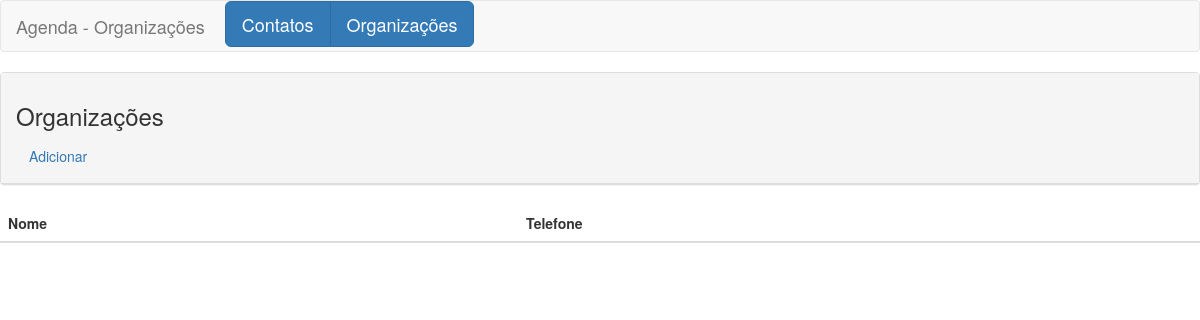
The page /organizacoes.php on the database as committed earlier.
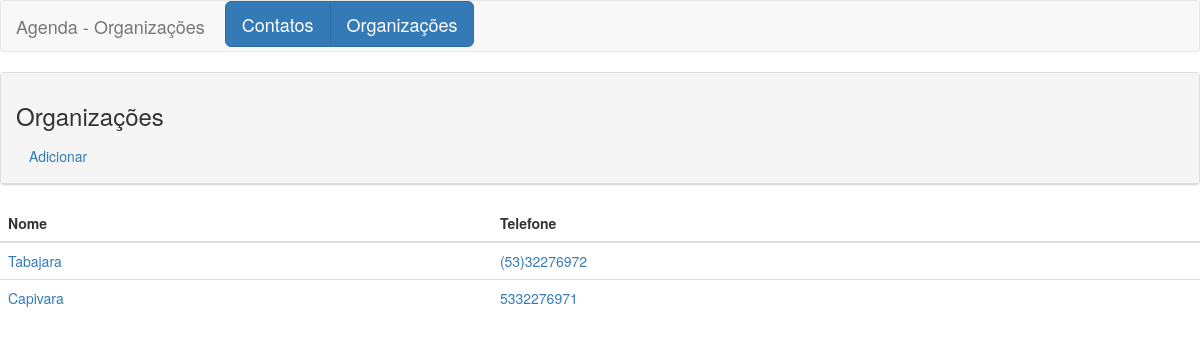
The same page on the database as committed later.
### tables this page shows
CREATE TABLE `organizacoes` (
  `cod` bigint(20) UNSIGNED NOT NULL,
  `nome` varchar(60) NOT NULL,
  `telefone` varchar(14) NOT NULL
);

### organizacoes.php (the view)
<?php
$title="Organizações";
require_once 'header.php';
?>
<div class="row col-md-12">
</div>
<div class="panel panel-default">
	<div class="panel-heading">
		<h3><?php echo 	$title ?></h3>
		<a href="novo_organizacao.php" class="btn btn-md-primary">Adicionar</a>
	</div>
</div>
<table class="table table-stripped">
	<thead>
		<tr>
			<th>Nome</th>
			<th>Telefone</th>
		</tr>
	</thead>
	<tbody>
		<?php
		$consulta = $con->query("SELECT * FROM organizacoes;");
		while ($linha = $consulta->fetch(PDO::FETCH_ASSOC)) {
			?>
			<tr>
				<td>
					<a href="edita_organizacao.php?c=<?php echo $linha['cod'] ?>">
						<?php echo $linha['nome'] ?>
					</a>
				</td>
				<td>
					<a href="edita_organizacao.php?c=<?php echo $linha['cod'] ?>">
						<?php echo $linha['telefone'] ?>
					</a>
				</td>
			</tr>
			<?php } ?>
		</tbody>
	</table>
	<?php
	require_once 'footer.php';
	?>

### header.php (shortened to what this page needs)
<!DOCTYPE html>
<html lang="pt-br">
<head>
	<link href="http://maxcdn.bootstrapcdn.com/bootstrap/3.3.4/css/bootstrap.min.css" rel="stylesheet">
</head>
<body>
<div class="content">
<div class="navbar navbar-default">
	<div class="navbar-header">
		<a href="#" class="navbar-brand ">
			Agenda - <?php echo $title ?>
		</a>
	</div>
	<div class="btn-toolbar">
		<div class="btn-group-lg btn-group">
			<a href="index.php" class="btn btn-primary">Contatos</a>
			<a href="organizacoes.php" class="btn btn-primary ">Organizações</a>
		</div>
	</div>
</div>

### footer.php (shortened to what this page needs)
</div>
</body>
</html>

Rows that differ between the two databases and show on the page:
added organizacoes: nome "Tabajara", telefone "(53)32276972"
added organizacoes: nome "Capivara", telefone "5332276971"
